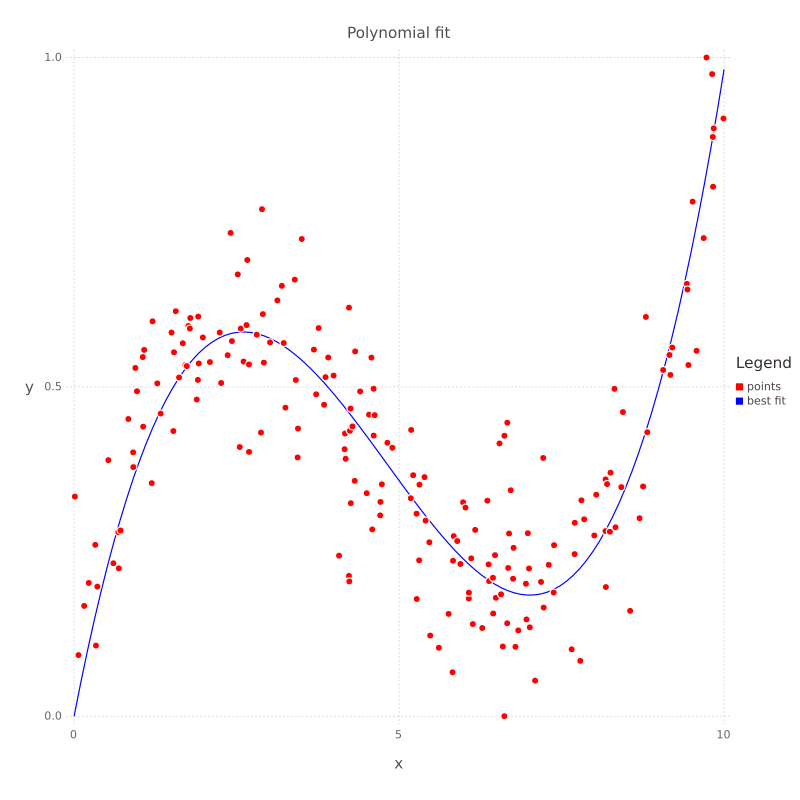

Reproduce this figure in Julia.
using Gadfly
using JuMP

# import data set
raw = readdlm("xy_data.csv",',');
(k,l) = size(raw)

# Get the x and y data
xCoord = raw[:,1]
yCoord = raw[:,2]

# Set up array A, y = Aa, y = yCoord, a = weight
order = 3
A = zeros(k,order+1)

for i in 1:k
	for j = 1:order
		A[i,j] = xCoord[i]^(order - j + 1)
	end
end

m = Model()

# Variable for weight
@defVar(m, a[1:order+1])

# Calculate the best fit
@setObjective(m, Min, sum((yCoord - A * a) .^ 2))

status = solve(m)

# Calculate the x and y coordinates for the polynomial fit
weight = getValue(a)
npts = 100
xfine = linspace(0,10,npts)
ffine = ones(npts,1)

for j = 1:order
	ffine = [ffine.*xfine ones(npts,1)]
end

yfine = ffine * weight

# Plot the result
layer1 = layer(x = xCoord, y = yCoord, Geom.point, Theme(default_color=color("red")))
layer2 = layer(x = xfine, y = yfine, Geom.line, Theme(default_color=color("blue")))

Graph = plot(layer1, layer2, Guide.title("Polynomial fit"), Guide.xlabel("x"), Guide.ylabel("y"), Guide.manual_color_key("Legend", ["points", "best fit"], ["red", "blue"]))
draw(PDF("4a.pdf", 8inch, 8inch), Graph)
